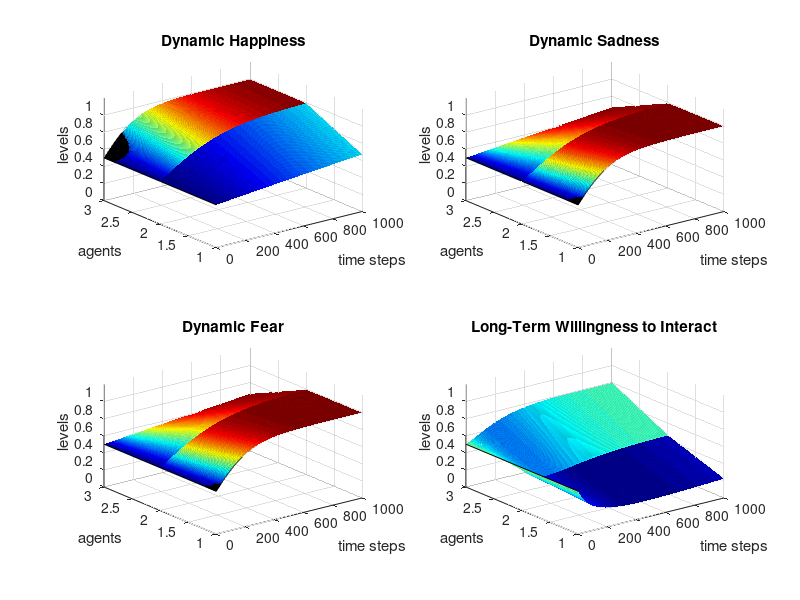
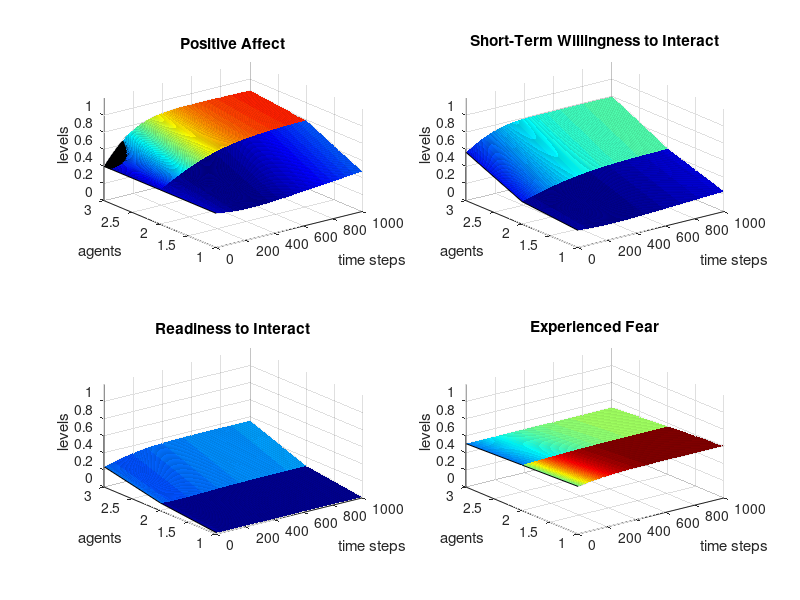
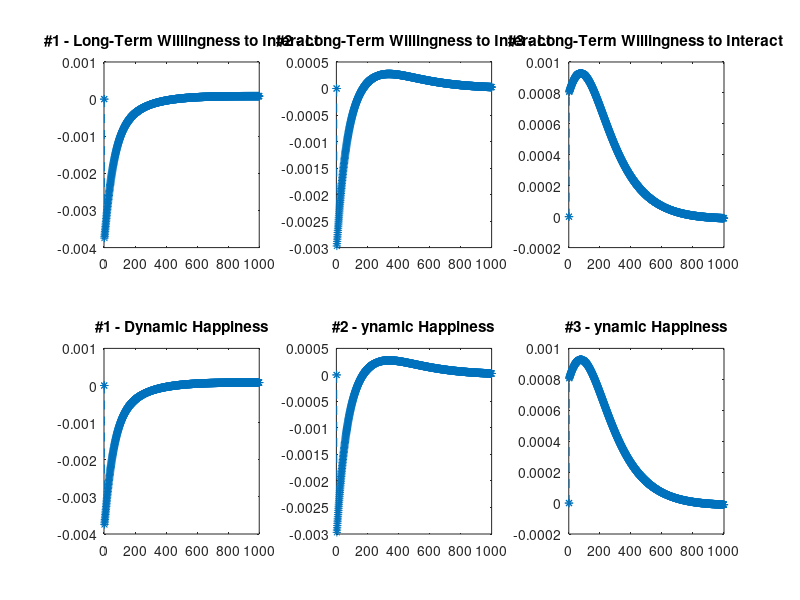

These charts were generated, in order, by the following MATLAB code:

%--- STRANGER SOCIAL INTERACTION MODEL - SSIC MODEL ---%

clc; % clear screen
clear all; % clear all variables & functions
close all; % close figures

%%%%%%%%%%%%%%%%%%%%%%%%%%%%%%%%%%%%%%%%%%%%%%%%%%%%%%%%%%%%%%%%%%%%%%%%%%%%%%%%
% Time settings
%%%%%%%%%%%%%%%%%%%%%%%%%%%%%%%%%%%%%%%%%%%%%%%%%%%%%%%%%%%%%%%%%%%%%%%%%%%%%%%%

maxLimY = 1.2;      % graph Y axis max
minLimX = 0;        % graph X axis min
maxLimChangeY = 0.1;
minLimChangeY = -0.1;
numStep =1000;
numStepChange =1000;
numAgent = 3;
dt= 0.1;

k = 0.5; #Psi Cap



%%%%%%%%%%%%%%%%%%%%%%%%%%%%%%%%%%%%%%%%%%%%%%%%%%%%%%%%%%%%%%%%%%%%%%%%%%%%%%%%
% Declare All Variables and Set INITIAL VALUES
%%%%%%%%%%%%%%%%%%%%%%%%%%%%%%%%%%%%%%%%%%%%%%%%%%%%%%%%%%%%%%%%%%%%%%%%%%%%%%%%

% Instantaneous
Pa = zeros(numAgent, numStep);
Si = zeros(numAgent, numStep);
Ri = zeros(numAgent, numStep);

%Temporal
Dh = zeros(numAgent, numStep);
Ds = zeros(numAgent, numStep);
Df = zeros(numAgent, numStep);
Li = zeros(numAgent, numStep);
Psi = zeros(numAgent, numStep);

%Difference
dfDh = zeros(numAgent,numStepChange);
dfDs = zeros(numAgent,numStepChange);
dfDf = zeros(numAgent,numStepChange);
dfLi = zeros(numAgent,numStepChange);



%%%%%%%%%%%%%%%%%%%%%%%%%%%%%%%%%%%%%%%%%%%%%%%%%%%%%%%%%%%%%%%%%%%%%%%%%%%%%%%%
% Initialisation of all instantaneous parameters

% Positive Affect Para
beta_Pa = 0.2;

% Personality Para
omega_Ps = 0.5;

% Willingness to Interact Para
beta_Si = 0.5;    % Short-Term

% Readiness to Interact Para
omega_Ri = 0.5;
beta_Ri = 1.0;




%%%%%%%%%%%%%%%%%%%%%%%%%%%%%%%%%%%%%%%%%%%%%%%%%%%%%%%%%%%%%%%%%%%%%%%%%%%%%%%%
% Initialisation of all temporal parameters

% Dynamic Emotions Para
gamma_Dh = 0.1;   % Happiness
lambda_Dh = 0.03;
gamma_Ds = 0.1;   % Sadness
lambda_Ds = 0.03;
gamma_Df = 0.1;   % Fear
lambda_Df = 0.03;

% Willingness to Interact Para
gamma_Li = 0.5;   % Long-Term




%%%%%%%%%%%%%%%%%%%%%%%%%%%%%%%%%%%%%%%%%%%%%%%%%%%%%%%%%%%%%%%%%%%%%%%%%%%%%%%%
% Set all Factors
%%%%%%%%%%%%%%%%%%%%%%%%%%%%%%%%%%%%%%%%%%%%%%%%%%%%%%%%%%%%%%%%%%%%%%%%%%%%%%%%

%%% Setting temporal Factors %%%

for i=1:numAgent
  Dh(i, 1) = 0.5;
  Ds(i, 1) = 0.5;
  Df(i, 1) = 0.5;
  Li(i, 1) = 0.5;
end



%%% Setting initial Factors %%%

for t=1:numStep

  %Introvert and Sad Boi
  Ha(1, t) = 0.1; % Happiness
  Sd(1, t) = 0.9; % Sadness
  Fe(1, t) = 0.9; % Fear
  Ex(1, t) = 0.1; % Extrovertness
  Op(1, t) = 0.1; % Openness
  Nu(1, t) = 0.9; % Neuroticism
  Eh(1, t) = 0.9; % Level of Exhaustion

  Nc(1, t) = 0.1; % Cultural Preference Similarities
  Ni(1, t) = 0.1; % Interest Similarities

##  Pa(1, t) = 0.5;    % Positive Affect
##  Si(1, t) = 0.5;    % Short-Term Willingness
##  Ri(1, t) = 0.5;    % Readiness to Interact


  %Ambivert and Neutral
  Ha(2, t) = 0.5; % Happiness
  Sd(2, t) = 0.5; % Sadness
  Fe(2, t) = 0.5; % Fear
  Ex(2, t) = 0.5; % Extrovertness
  Op(2, t) = 0.5; % Openness
  Nu(2, t) = 0.5; % Neuroticism
  Eh(2, t) = 0.5; % Level of Exhaustion

  Nc(2, t) = 0.5; % Cultural Preference Similarities
  Ni(2, t) = 0.5; % Interest Similarities

##  Pa(2) = 0.5;    % Positive Affect
##  Si(2) = 0.5;    % Short-Term Willingness
##  Ri(2) = 0.5;    % Readiness to Interact


  %Extrovert and Happy Af
  Ha(3, t) = 0.9; % Happiness
  Sd(3, t) = 0.1; % Sadness
  Fe(3, t) = 0.1; % Fear
  Ex(3, t) = 0.9; % Extrovertness
  Op(3, t) = 0.9; % Openness
  Nu(3, t) = 0.1; % Neuroticism
  Eh(3, t) = 0.1; % Level of Exhaustion

  Nc(3, t) = 0.9; % Cultural Preference Similarities
  Ni(3, t) = 0.9; % Interest Similarities

##  Pa(3) = 0.5;    % Positive Affect
##  Si(3) = 0.5;    % Short-Term Willingness
##  Ri(3) = 0.5;    % Readiness to Interact

end


%%%%%%%%%%%%%%%%%%%%%%%%%%%%%%%%%%%%%%%%%%%%%%%%%%%%%%%%%%%%%%%%%%%%%%%%%%%%%%%%
% Run the model at t=1
%%%%%%%%%%%%%%%%%%%%%%%%%%%%%%%%%%%%%%%%%%%%%%%%%%%%%%%%%%%%%%%%%%%%%%%%%%%%%%%%

for i = 1:numAgent

  % Positive Affect
  Pa(i, 1) = Dh(i, 1) - (beta_Pa * Ds(i, 1));

  % Short Term Willingness to Interact
  Si(i, 1) = beta_Si * Pa(i, 1) + (1 - beta_Si) * (omega_Ps * Ex(i, 1) + (1 - omega_Ps) * Op(i, 1)) * Nc(i, 1) * (1 - Eh(i, 1));

  % Experienced Fear
  Psi(i, 1) = 1 / (1 + exp(-k * (Df(i, 1) * Nu(i, 1))));

  % Interaction Readiness
  Ri(i, 1) = beta_Ri * (omega_Ri * Si(i, 1) + (1 - omega_Ri) * Li(i, 1)) * Ni(i, 1) * (1 - Psi(i, 1));
end

%%%%%%%%%%%%%%%%%%%%%%%%%%%%%%%%%%%%%%%%%%%%%%%%%%%%%%%%%%%%%%%%%%%%%%%%%%%%%%%%
% Run the model at t=2
%%%%%%%%%%%%%%%%%%%%%%%%%%%%%%%%%%%%%%%%%%%%%%%%%%%%%%%%%%%%%%%%%%%%%%%%%%%%%%%%

for t = 2:numStep
  for i=1:numAgent

    % Dynamic Emotions
    Dh(i, t) = Dh(i, t-1) + gamma_Dh * (Ha(i,t-1) - lambda_Dh) * Dh(i, t-1) * (1 - Dh(i, t-1)) * dt;
    Ds(i, t) = Ds(i, t-1) + gamma_Ds * (Sd(i,t-1) - lambda_Ds) * Ds(i, t-1) * (1 - Ds(i, t-1)) * dt;
    Df(i, t) = Df(i, t-1) + gamma_Df * (Fe(i,t-1) - lambda_Df) * Df(i, t-1) * (1 - Df(i, t-1)) * dt;

    % Positive Affect
    Pa(i, t) = Dh(i, t) - (beta_Pa * Ds(i, t));

    % Short Term Willingness to Interact
    Si(i, t) = beta_Si * Pa(i, t) + (1 - beta_Si) * (omega_Ps * Ex(i, t) + (1 - omega_Ps) * Op(i, t)) * Nc(i, t) * (1 - Eh(i, t));

    % Long Term
    Li(i, t) = Li(i,t-1) + gamma_Li * (Si(i,t-1) - Li(i,t-1)) * (1 - Li(i,t-1)) * Li(i,t-1) * dt;

    % Experienced Fear
    Psi(i, t) = 1 / (1 + exp(-k * (Df(i, t) * Nu(i, t))));

    % Interaction Readiness
    Ri(i, t) = beta_Ri * (omega_Ri * Si(i, t) + (1 - omega_Ri) * Li(i, t)) * Ni(i, t) * (1 - Psi(i, t));

  endfor

endfor

% checking equillibria
for t=3:numStepChange
  for i=1:numAgent
    dfDh(i,t) = Dh(i,t-1) - Dh(i, t-2);
    dfDs(i,t) = Ds(i,t-1) - Ds(i, t-2);
    dfDf(i,t) = Df(i,t-1) - Df(i, t-2);
    dfLi(i,t) = Li(i,t-1) - Li(i, t-2);
  endfor
endfor



%%%%%%%%%%%%%%%%%%%%%%%%%%%%%%%%%%%%%%%%%%%%%%%%%%%%%%%%%%%%%%%%%%%%%%%%%%%%%%%%
%                                  Graphs
%%%%%%%%%%%%%%%%%%%%%%%%%%%%%%%%%%%%%%%%%%%%%%%%%%%%%%%%%%%%%%%%%%%%%%%%%%%%%%%%

% Temporal Variables
  figure('Name', 'Temporal Factors');
  colormap('jet');

  subplot(2,2,1);
  surf(Dh(1:numAgent,1:numStep));
  xlabel('time steps');ylabel('agents');zlabel('levels');
  xlim([0 numStep]);ylim([1 numAgent]);zlim([minLimX maxLimY]);
  title('Dynamic Happiness')
  hold on

  subplot(2,2,2);
  surf(Ds(1:numAgent,1:numStep));
  xlabel('time steps');ylabel('agents');zlabel('levels');
  xlim([0 numStep]);ylim([1 numAgent]);zlim([minLimX maxLimY]);
  title('Dynamic Sadness')
  hold on

  subplot(2,2,3);
  surf(Df(1:numAgent,1:numStep));
  xlabel('time steps');ylabel('agents');zlabel('levels');
  xlim([0 numStep]);ylim([1 numAgent]);zlim([minLimX maxLimY]);
  title('Dynamic Fear')
  hold on

  subplot(2,2,4);
  surf(Li(1:numAgent,1:numStep));
  xlabel('time steps');ylabel('agents');zlabel('levels');
  xlim([0 numStep]);ylim([1 numAgent]);zlim([minLimX maxLimY]);
  title('Long-Term Willingness to Interact')
  hold on

% Instantaneous Factors
  figure('Name', 'Instantaneous Factors');
  colormap('jet');

  subplot(2,2,1);
  surf(Pa(1:numAgent,1:numStep));
  xlabel('time steps');ylabel('agents');zlabel('levels');
  xlim([0 numStep]);ylim([1 numAgent]);zlim([minLimX maxLimY]);
  title('Positive Affect')
  hold on

  subplot(2,2,2);
  surf(Si(1:numAgent,1:numStep));
  xlabel('time steps');ylabel('agents');zlabel('levels');
  xlim([0 numStep]);ylim([1 numAgent]);zlim([minLimX maxLimY]);
  title('Short-Term Willingness to Interact')
  hold on

  subplot(2,2,3);
  surf(Ri(1:numAgent,1:numStep));
  xlabel('time steps');ylabel('agents');zlabel('levels');
  xlim([0 numStep]);ylim([1 numAgent]);zlim([minLimX maxLimY]);
  title('Readiness to Interact')
  hold on

  subplot(2,2,4);
  surf(Psi(1:numAgent,1:numStep));
  xlabel('time steps');ylabel('agents');zlabel('levels');
  xlim([0 numStep]);ylim([1 numAgent]);zlim([minLimX maxLimY]);
  title('Experienced Fear')
  hold on

% graph equillibria
  figure('Name', 'Equillibria State');

  subplot(2,3,1);
  plot (dfLi(1, 1:numStepChange),'--*');
  title ('#1 - Long-Term Willingness to Interact');
  hold on;

  subplot(2,3,2);
  plot (dfLi(2, 1:numStepChange),'--*');
  title ('#2 - Long-Term Willingness to Interact');
  hold on;

  subplot(2,3,3);
  plot (dfLi(3, 1:numStepChange),'--*');
  title ('#3 - Long-Term Willingness to Interact');
  hold on;

  subplot(2,3,4);
  plot (dfLi(1, 1:numStepChange),'--*');
  title ('#1 - Dynamic Happiness');
  hold on;

  subplot(2,3,5);
  plot (dfLi(2, 1:numStepChange),'--*');
  title ('#2 - ynamic Happiness');
  hold on;

  subplot(2,3,6);
  plot (dfLi(3, 1:numStepChange),'--*');
  title ('#3 - ynamic Happiness');
  hold on;

